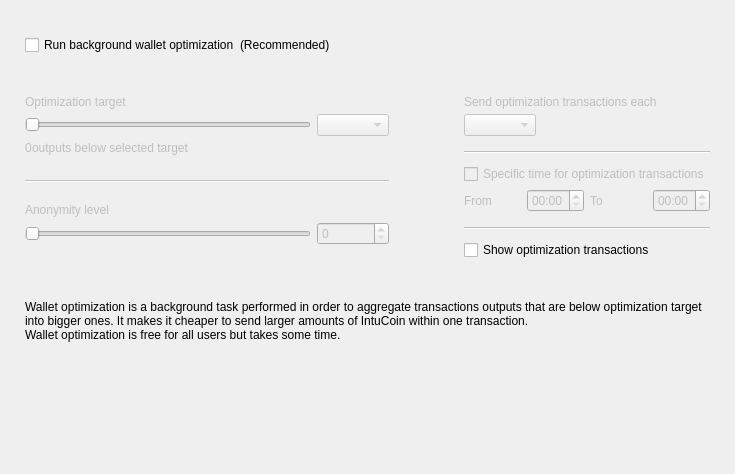
<?xml version="1.0" encoding="UTF-8"?>
<ui version="4.0">
 <class>OptimizationOptionsFrame</class>
 <widget class="QFrame" name="OptimizationOptionsFrame">
  <property name="geometry">
   <rect>
    <x>0</x>
    <y>0</y>
    <width>735</width>
    <height>474</height>
   </rect>
  </property>
  <property name="windowTitle">
   <string>Frame</string>
  </property>
  <property name="frameShape">
   <enum>QFrame::NoFrame</enum>
  </property>
  <property name="frameShadow">
   <enum>QFrame::Raised</enum>
  </property>
  <layout class="QVBoxLayout" name="verticalLayout">
   <property name="spacing">
    <number>0</number>
   </property>
   <property name="leftMargin">
    <number>25</number>
   </property>
   <property name="topMargin">
    <number>35</number>
   </property>
   <property name="rightMargin">
    <number>25</number>
   </property>
   <property name="bottomMargin">
    <number>0</number>
   </property>
   <item>
    <layout class="QHBoxLayout" name="horizontalLayout_2">
     <item>
      <widget class="QCheckBox" name="m_enableOptimizationCheck">
       <property name="text">
        <string>Run background wallet optimization</string>
       </property>
      </widget>
     </item>
     <item>
      <widget class="WalletGui::WalletNormalGrayTextLabel" name="label_8">
       <property name="text">
        <string>(Recommended)</string>
       </property>
      </widget>
     </item>
     <item>
      <spacer name="horizontalSpacer">
       <property name="orientation">
        <enum>Qt::Horizontal</enum>
       </property>
       <property name="sizeHint" stdset="0">
        <size>
         <width>40</width>
         <height>20</height>
        </size>
       </property>
      </spacer>
     </item>
    </layout>
   </item>
   <item>
    <spacer name="verticalSpacer_2">
     <property name="orientation">
      <enum>Qt::Vertical</enum>
     </property>
     <property name="sizeType">
      <enum>QSizePolicy::Fixed</enum>
     </property>
     <property name="sizeHint" stdset="0">
      <size>
       <width>20</width>
       <height>40</height>
      </size>
     </property>
    </spacer>
   </item>
   <item>
    <widget class="QWidget" name="m_optimizationOptionsWidget" native="true">
     <property name="enabled">
      <bool>true</bool>
     </property>
     <layout class="QHBoxLayout" name="horizontalLayout">
      <property name="spacing">
       <number>75</number>
      </property>
      <property name="leftMargin">
       <number>0</number>
      </property>
      <property name="topMargin">
       <number>0</number>
      </property>
      <property name="rightMargin">
       <number>0</number>
      </property>
      <property name="bottomMargin">
       <number>0</number>
      </property>
      <item alignment="Qt::AlignTop">
       <widget class="QWidget" name="widget1" native="true">
        <property name="enabled">
         <bool>false</bool>
        </property>
        <layout class="QGridLayout" name="gridLayout" columnstretch="50,0,0,0">
         <property name="leftMargin">
          <number>0</number>
         </property>
         <property name="topMargin">
          <number>0</number>
         </property>
         <property name="rightMargin">
          <number>0</number>
         </property>
         <property name="bottomMargin">
          <number>0</number>
         </property>
         <property name="verticalSpacing">
          <number>5</number>
         </property>
         <item row="0" column="0" colspan="4">
          <widget class="WalletGui::WalletNormalBlackTextLabel" name="label_5">
           <property name="text">
            <string>Optimization target</string>
           </property>
           <property name="indent">
            <number>0</number>
           </property>
          </widget>
         </item>
         <item row="4" column="0" colspan="4">
          <spacer name="verticalSpacer_3">
           <property name="orientation">
            <enum>Qt::Vertical</enum>
           </property>
           <property name="sizeType">
            <enum>QSizePolicy::Fixed</enum>
           </property>
           <property name="sizeHint" stdset="0">
            <size>
             <width>20</width>
             <height>20</height>
            </size>
           </property>
          </spacer>
         </item>
         <item row="1" column="0" colspan="3">
          <widget class="QSlider" name="m_thresholdSlider">
           <property name="maximum">
            <number>6</number>
           </property>
           <property name="pageStep">
            <number>1</number>
           </property>
           <property name="orientation">
            <enum>Qt::Horizontal</enum>
           </property>
          </widget>
         </item>
         <item row="1" column="3">
          <widget class="QComboBox" name="m_thresholdCombo"/>
         </item>
         <item row="5" column="0" colspan="4">
          <widget class="Line" name="line">
           <property name="orientation">
            <enum>Qt::Horizontal</enum>
           </property>
          </widget>
         </item>
         <item row="6" column="0" colspan="4">
          <spacer name="verticalSpacer_4">
           <property name="orientation">
            <enum>Qt::Vertical</enum>
           </property>
           <property name="sizeType">
            <enum>QSizePolicy::Fixed</enum>
           </property>
           <property name="sizeHint" stdset="0">
            <size>
             <width>20</width>
             <height>15</height>
            </size>
           </property>
          </spacer>
         </item>
         <item row="8" column="3">
          <widget class="QSpinBox" name="m_mixinSpin">
           <property name="buttonSymbols">
            <enum>QAbstractSpinBox::UpDownArrows</enum>
           </property>
          </widget>
         </item>
         <item row="7" column="0" colspan="4">
          <widget class="WalletGui::WalletNormalBlackTextLabel" name="label_7">
           <property name="text">
            <string>Anonymity level</string>
           </property>
           <property name="indent">
            <number>0</number>
           </property>
          </widget>
         </item>
         <item row="8" column="0" colspan="3">
          <widget class="QSlider" name="m_mixinSlider">
           <property name="pageStep">
            <number>1</number>
           </property>
           <property name="orientation">
            <enum>Qt::Horizontal</enum>
           </property>
          </widget>
         </item>
         <item row="2" column="0" colspan="4">
          <spacer name="verticalSpacer_12">
           <property name="orientation">
            <enum>Qt::Vertical</enum>
           </property>
           <property name="sizeType">
            <enum>QSizePolicy::Fixed</enum>
           </property>
           <property name="sizeHint" stdset="0">
            <size>
             <width>20</width>
             <height>0</height>
            </size>
           </property>
          </spacer>
         </item>
         <item row="3" column="0" colspan="4">
          <layout class="QHBoxLayout" name="horizontalLayout_3" stretch="0,1">
           <item>
            <widget class="QLabel" name="m_nonOptimizedOutputsLabel">
             <property name="text">
              <string>0</string>
             </property>
            </widget>
           </item>
           <item>
            <widget class="WalletGui::WalletNormalBlackTextLabel" name="m_nonOptimizedOutputsTextLabel">
             <property name="text">
              <string>outputs below selected target</string>
             </property>
            </widget>
           </item>
          </layout>
         </item>
        </layout>
       </widget>
      </item>
      <item>
       <layout class="QVBoxLayout" name="verticalLayout_3">
        <property name="spacing">
         <number>10</number>
        </property>
        <property name="rightMargin">
         <number>0</number>
        </property>
        <property name="bottomMargin">
         <number>0</number>
        </property>
        <item>
         <widget class="QWidget" name="widget2" native="true">
          <property name="enabled">
           <bool>false</bool>
          </property>
          <layout class="QGridLayout" name="gridLayout_2" columnstretch="0,0,0,0">
           <property name="leftMargin">
            <number>0</number>
           </property>
           <property name="topMargin">
            <number>0</number>
           </property>
           <property name="rightMargin">
            <number>0</number>
           </property>
           <property name="bottomMargin">
            <number>0</number>
           </property>
           <property name="verticalSpacing">
            <number>5</number>
           </property>
           <item row="2" column="0" colspan="2" alignment="Qt::AlignLeft">
            <widget class="QComboBox" name="m_periodCombo"/>
           </item>
           <item row="8" column="0">
            <widget class="WalletGui::WalletNormalBlackTextLabel" name="label_2">
             <property name="text">
              <string>From</string>
             </property>
            </widget>
           </item>
           <item row="8" column="1">
            <widget class="QTimeEdit" name="m_startTimeEdit">
             <property name="enabled">
              <bool>false</bool>
             </property>
             <property name="displayFormat">
              <string>HH:mm</string>
             </property>
            </widget>
           </item>
           <item row="8" column="2">
            <widget class="WalletGui::WalletNormalBlackTextLabel" name="label_3">
             <property name="text">
              <string>To</string>
             </property>
            </widget>
           </item>
           <item row="8" column="3">
            <widget class="QTimeEdit" name="m_stopTimeEdit">
             <property name="enabled">
              <bool>false</bool>
             </property>
             <property name="displayFormat">
              <string>HH:mm</string>
             </property>
            </widget>
           </item>
           <item row="6" column="0" colspan="4">
            <widget class="QCheckBox" name="m_optimizationTimeCheck">
             <property name="text">
              <string>Specific time for optimization transactions</string>
             </property>
            </widget>
           </item>
           <item row="4" column="0" colspan="4">
            <widget class="Line" name="line_2">
             <property name="orientation">
              <enum>Qt::Horizontal</enum>
             </property>
            </widget>
           </item>
           <item row="0" column="0" colspan="4">
            <widget class="WalletGui::WalletNormalBlackTextLabel" name="label_4">
             <property name="text">
              <string>Send optimization transactions each</string>
             </property>
             <property name="indent">
              <number>0</number>
             </property>
            </widget>
           </item>
           <item row="7" column="0" colspan="4">
            <spacer name="verticalSpacer_8">
             <property name="orientation">
              <enum>Qt::Vertical</enum>
             </property>
             <property name="sizeType">
              <enum>QSizePolicy::Fixed</enum>
             </property>
             <property name="sizeHint" stdset="0">
              <size>
               <width>20</width>
               <height>0</height>
              </size>
             </property>
            </spacer>
           </item>
           <item row="3" column="0" colspan="4">
            <spacer name="verticalSpacer_6">
             <property name="orientation">
              <enum>Qt::Vertical</enum>
             </property>
             <property name="sizeType">
              <enum>QSizePolicy::Fixed</enum>
             </property>
             <property name="sizeHint" stdset="0">
              <size>
               <width>20</width>
               <height>10</height>
              </size>
             </property>
            </spacer>
           </item>
           <item row="10" column="0" colspan="4">
            <widget class="Line" name="line_3">
             <property name="orientation">
              <enum>Qt::Horizontal</enum>
             </property>
            </widget>
           </item>
           <item row="1" column="0" colspan="4">
            <spacer name="verticalSpacer_5">
             <property name="orientation">
              <enum>Qt::Vertical</enum>
             </property>
             <property name="sizeType">
              <enum>QSizePolicy::Fixed</enum>
             </property>
             <property name="sizeHint" stdset="0">
              <size>
               <width>20</width>
               <height>0</height>
              </size>
             </property>
            </spacer>
           </item>
           <item row="5" column="0" colspan="4">
            <spacer name="verticalSpacer_7">
             <property name="orientation">
              <enum>Qt::Vertical</enum>
             </property>
             <property name="sizeType">
              <enum>QSizePolicy::Fixed</enum>
             </property>
             <property name="sizeHint" stdset="0">
              <size>
               <width>20</width>
               <height>5</height>
              </size>
             </property>
            </spacer>
           </item>
           <item row="9" column="0" colspan="4">
            <spacer name="verticalSpacer_10">
             <property name="orientation">
              <enum>Qt::Vertical</enum>
             </property>
             <property name="sizeType">
              <enum>QSizePolicy::Fixed</enum>
             </property>
             <property name="sizeHint" stdset="0">
              <size>
               <width>20</width>
               <height>10</height>
              </size>
             </property>
            </spacer>
           </item>
          </layout>
         </widget>
        </item>
        <item>
         <widget class="QCheckBox" name="m_showFusionTransactionsCheck">
          <property name="enabled">
           <bool>true</bool>
          </property>
          <property name="text">
           <string>Show optimization transactions</string>
          </property>
         </widget>
        </item>
       </layout>
      </item>
     </layout>
    </widget>
   </item>
   <item>
    <spacer name="verticalSpacer_11">
     <property name="orientation">
      <enum>Qt::Vertical</enum>
     </property>
     <property name="sizeType">
      <enum>QSizePolicy::Fixed</enum>
     </property>
     <property name="sizeHint" stdset="0">
      <size>
       <width>20</width>
       <height>40</height>
      </size>
     </property>
    </spacer>
   </item>
   <item>
    <widget class="WalletGui::WalletExtraNormalGrayTextLabel" name="m_helpLabel">
     <property name="text">
      <string>Wallet optimization is a background task performed in order to aggregate transactions outputs that are below optimization target into bigger ones. It makes it cheaper to send larger amounts of IntuCoin within one transaction.
Wallet optimization is free for all users but takes some time.</string>
     </property>
     <property name="wordWrap">
      <bool>true</bool>
     </property>
    </widget>
   </item>
   <item>
    <spacer name="verticalSpacer">
     <property name="orientation">
      <enum>Qt::Vertical</enum>
     </property>
     <property name="sizeHint" stdset="0">
      <size>
       <width>20</width>
       <height>40</height>
      </size>
     </property>
    </spacer>
   </item>
  </layout>
 </widget>
 <customwidgets>
  <customwidget>
   <class>WalletGui::WalletNormalGrayTextLabel</class>
   <extends>QLabel</extends>
   <header>Gui/Common/WalletTextLabel.h</header>
  </customwidget>
  <customwidget>
   <class>WalletGui::WalletNormalBlackTextLabel</class>
   <extends>QLabel</extends>
   <header>Gui/Common/WalletTextLabel.h</header>
  </customwidget>
  <customwidget>
   <class>WalletGui::WalletExtraNormalGrayTextLabel</class>
   <extends>QLabel</extends>
   <header>Gui/Common/WalletTextLabel.h</header>
  </customwidget>
 </customwidgets>
 <resources/>
 <connections>
  <connection>
   <sender>m_enableOptimizationCheck</sender>
   <signal>toggled(bool)</signal>
   <receiver>widget1</receiver>
   <slot>setEnabled(bool)</slot>
   <hints>
    <hint type="sourcelabel">
     <x>147</x>
     <y>47</y>
    </hint>
    <hint type="destinationlabel">
     <x>176</x>
     <y>204</y>
    </hint>
   </hints>
  </connection>
  <connection>
   <sender>m_thresholdSlider</sender>
   <signal>valueChanged(int)</signal>
   <receiver>OptimizationOptionsFrame</receiver>
   <slot>thresholdChanged(int)</slot>
   <hints>
    <hint type="sourcelabel">
     <x>116</x>
     <y>139</y>
    </hint>
    <hint type="destinationlabel">
     <x>355</x>
     <y>194</y>
    </hint>
   </hints>
  </connection>
  <connection>
   <sender>m_mixinSlider</sender>
   <signal>valueChanged(int)</signal>
   <receiver>OptimizationOptionsFrame</receiver>
   <slot>mixinChanged(int)</slot>
   <hints>
    <hint type="sourcelabel">
     <x>116</x>
     <y>240</y>
    </hint>
    <hint type="destinationlabel">
     <x>367</x>
     <y>236</y>
    </hint>
   </hints>
  </connection>
  <connection>
   <sender>m_optimizationTimeCheck</sender>
   <signal>toggled(bool)</signal>
   <receiver>m_startTimeEdit</receiver>
   <slot>setEnabled(bool)</slot>
   <hints>
    <hint type="sourcelabel">
     <x>543</x>
     <y>179</y>
    </hint>
    <hint type="destinationlabel">
     <x>501</x>
     <y>207</y>
    </hint>
   </hints>
  </connection>
  <connection>
   <sender>m_optimizationTimeCheck</sender>
   <signal>toggled(bool)</signal>
   <receiver>m_stopTimeEdit</receiver>
   <slot>setEnabled(bool)</slot>
   <hints>
    <hint type="sourcelabel">
     <x>543</x>
     <y>179</y>
    </hint>
    <hint type="destinationlabel">
     <x>643</x>
     <y>207</y>
    </hint>
   </hints>
  </connection>
  <connection>
   <sender>m_mixinSpin</sender>
   <signal>valueChanged(int)</signal>
   <receiver>OptimizationOptionsFrame</receiver>
   <slot>mixinChanged(int)</slot>
   <hints>
    <hint type="sourcelabel">
     <x>273</x>
     <y>271</y>
    </hint>
    <hint type="destinationlabel">
     <x>367</x>
     <y>236</y>
    </hint>
   </hints>
  </connection>
  <connection>
   <sender>m_thresholdCombo</sender>
   <signal>currentIndexChanged(int)</signal>
   <receiver>OptimizationOptionsFrame</receiver>
   <slot>thresholdChanged(int)</slot>
   <hints>
    <hint type="sourcelabel">
     <x>270</x>
     <y>139</y>
    </hint>
    <hint type="destinationlabel">
     <x>367</x>
     <y>236</y>
    </hint>
   </hints>
  </connection>
  <connection>
   <sender>m_enableOptimizationCheck</sender>
   <signal>toggled(bool)</signal>
   <receiver>widget2</receiver>
   <slot>setEnabled(bool)</slot>
   <hints>
    <hint type="sourcelabel">
     <x>158</x>
     <y>48</y>
    </hint>
    <hint type="destinationlabel">
     <x>556</x>
     <y>197</y>
    </hint>
   </hints>
  </connection>
 </connections>
 <slots>
  <slot>thresholdChanged(int)</slot>
  <slot>mixinChanged(int)</slot>
 </slots>
</ui>
